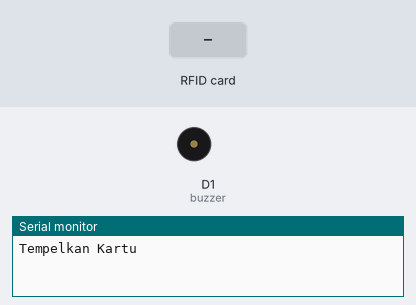
The sketch below on a simulated ESP8266 (NodeMCU). Parts: buzzer (waves = sounding, pin HIGH), the last lines printed to the serial monitor. The test bench sets the inputs (shaded band).

Above: at 1.2 s.
1.3 s: RFID card 5E 7A 19 C4 held to the reader
At 1.7 s:
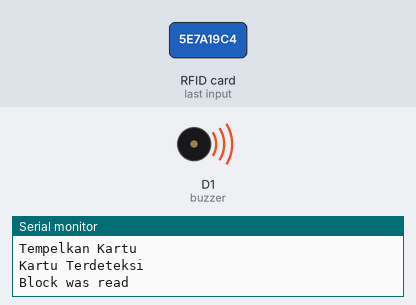
Timing chart, 0 to 4.3 s (numbered marks = the images above; inputs shaded):
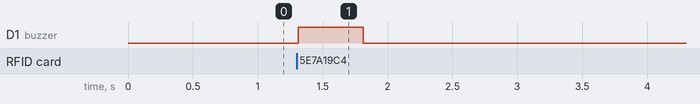

Measured:
- after the input at 1.3 s, D1 (buzzer): LOW → HIGH at once, → LOW 0.50 s later

The sketch:

rfid_e-money.ino
```cpp
/*
   -------------------------------------------------
               MFRC522      Arduino       ESP8266
               Reader/PCD   Uno/101       IoT
   Signal      Pin          Pin           Pin
   -------------------------------------------------
   RST/Reset   RST          9             5
   SPI SS      SDA(SS)      10            15
   SPI MOSI    MOSI         11            13
   SPI MISO    MISO         12            12
   SPI SCK     SCK          13            SCL
*/

#include <MFRC522.h>//include the RFID reader library
#include <SPI.h>
#define SS_PIN D4                             //slave select pin
#define RST_PIN D2                             //reset pin
MFRC522 mfrc522(SS_PIN, RST_PIN);             // instatiate a MFRC522 reader object.
MFRC522::MIFARE_Key key;                      //create a MIFARE_Key struct named 'key', which will hold the card information
int buzzer = D1;

String stored_value, jumlahStr;
int block = 62, size_value, jumlah ;         //this is the block number we will write into and then read. Do not write into 'sector trailer' block, since this can make the block unusable.
byte readbackblock[18];                       //This array is used for reading out a block. The MIFARE_Read method requires a buffer that is at least 18 bytes to hold the 16 bytes of a block.
byte clear_blockcontent[16] = {0, 0, 0, 0,    //This Array for clear the block content
                               0, 0, 0, 0,
                               0, 0, 0, 0,
                               0, 0, 0, 0
                              };
char charBuf[9];
byte data[16] = {charBuf[0], charBuf[1],      //This Array used for save value as buffer
                 charBuf[2], charBuf[3],
                 charBuf[4], charBuf[5],
                 charBuf[6], charBuf[7]
                };
byte blockcontent[16] = {data[0], data[1],    //This Array used for save data before execute the writeblock method
                         data[2], data[3],
                         data[4], data[5],
                         data[6], data[7]
                        };
void setup() {
  Serial.begin(9600);        // Initialize serial communications with the PC
  SPI.begin();
  mfrc522.PCD_Init();        // Init MFRC522 card (in case you wonder what PCD means: proximity coupling device)
  Serial.println("Tempelkan Kartu");
  pinMode(buzzer, OUTPUT);
  // Prepare the security key for the read and write functions
  // Since the cards in the kit are new and the keys were never defined, they are 0xFF

  for (byte i = 0; i < 6; i++) {
    key.keyByte[i] = 0xFF;//keyByte is defined in the "MIFARE_Key" 'struct' definition in the .h file of the library
  }
}

void loop()
{

  /*****************************************establishing contact with a tag/card**********************************************************************/
  // Look for new cards (in case you wonder what PICC means: proximity integrated circuit card)
  if ( ! mfrc522.PICC_IsNewCardPresent()) {//if PICC_IsNewCardPresent returns 1, a new card has been found and we continue
    return;//if it did not find a new card is returns a '0' and we return to the start of the loop
  }

  // Select one of the cards
  if ( ! mfrc522.PICC_ReadCardSerial()) {//if PICC_ReadCardSerial returns 1, the "uid" struct (see MFRC522.h lines 238-45)) contains the ID of the read card.
    return;//if it returns a '0' something went wrong and we return to the start of the loop
  }
  Serial.println("Kartu Terdeteksi");
  /*****************************************writing and reading a block on the card**********************************************************************/

  readBlock(block, readbackblock);//read the block back
  digitalWrite(buzzer, HIGH);
  delay(500);
  Serial.print("Saldo : Rp. ");
  stored_value = "";
  for (int j = 0 ; j < 16 ; j++)            //print the block contents
  {
    Serial.write (readbackblock[j]);        //Serial.write() transmits the ASCII numbers as human readable characters to serial monitor
    stored_value = stored_value +
                   char(readbackblock[j]);  //Convert value from array into character
  }
  size_value = sizeof(stored_value);
  jumlah = stored_value.toInt() - 5000;     // 1000 is amount to substract with amount that has been read
  Serial.println(" ");
  jumlahStr = String(jumlah);
  jumlahStr.toCharArray(charBuf, 9);
  Serial.print("Sisa Saldo : ");
  Serial.println(charBuf);
  digitalWrite(buzzer, LOW);
  Serial.println("Tarif : Rp.5000");
  if (jumlah <= 0) {
   // jumlah++;
    writeBlock(block, clear_blockcontent);
    Serial.print("Saldo Habis : Rp.0");
    Serial.println("Isi Ulang Saldo Anda");
  }
  //  Execute when value > 99.999
  else if (jumlah < 99999 && jumlah != 0) {
    if (data[5] == 0 || data[6] == 0) {
      byte data_custom[16] = {charBuf[0], charBuf[1], charBuf[2],
                              charBuf[3], charBuf[4], 0, 0, 0
                             };
      writeBlock(block, data_custom);
    } else {
      read_amount();
    }
  }
  //  Execute when 999.999 < value > 99.999
  else if (jumlah < 999999 && jumlah > 99999) {
    if (data[6] == 0 || data[7] == 0) {
      byte data_custom[16] = {charBuf[0], charBuf[1], charBuf[2],
                              charBuf[3], charBuf[4], charBuf[5],
                              0, 0
                             };
      writeBlock(block, data_custom);
    } else {
      read_amount();
    }
  }
  else  {
    if (data[8] == 0) {
      byte data_custom[16] = {charBuf[0], charBuf[1], charBuf[2], charBuf[3],
                              charBuf[4], charBuf[5], charBuf[6], charBuf[7]
                             };
      writeBlock(block, data_custom);
    } else {
      writeBlock(block, blockcontent);
      read_amount();
    }
  }
  ESP.wdtDisable();
  mfrc522.PICC_DumpToSerial(&(mfrc522.uid)); //uncomment this if you want to see the entire 1k memory with the block written into it.
  ESP.wdtEnable(1000);

  // Halt PICC
  mfrc522.PICC_HaltA();

  // Stop encryption on PCD
  mfrc522.PCD_StopCrypto1();
  Serial.println("");
}
void read_amount() {
  readBlock(block, readbackblock);//read the block back
  for (int j = 0 ; j < 16 ; j++) //print the block contents
  {
    Serial.write (readbackblock[j]);//Serial.write() transmits the ASCII numbers as human readable characters to serial monitor
  }
  Serial.println("");
}

int writeBlock(int blockNumber, byte arrayAddress[])
{
  //this makes sure that we only write into data blocks. Every 4th block is a trailer block for the access/security info.
  int largestModulo4Number = blockNumber / 4 * 4;
  int trailerBlock = largestModulo4Number + 3; //determine trailer block for the sector
  if (blockNumber > 2 && (blockNumber + 1) % 4 == 0) {
    Serial.print(blockNumber);//block number is a trailer block (modulo 4); quit and send error code 2
    Serial.println(" is a trailer block: ");
    return 2;
  }
  Serial.print(blockNumber);
  Serial.println(" is a data block: ");

  /*****************************************authentication of the desired block for access***********************************************************/
  byte status = mfrc522.PCD_Authenticate(MFRC522::PICC_CMD_MF_AUTH_KEY_A, trailerBlock, &key, &(mfrc522.uid));
  if (status != MFRC522::STATUS_OK) {
    Serial.print("PCD_Authenticate() failed: ");
    return 3;//return "3" as error message
  }

  /*****************************************writing the block***********************************************************/

  status = mfrc522.MIFARE_Write(blockNumber, arrayAddress, 16);//valueBlockA is the block number, MIFARE_Write(block number (0-15), byte array containing 16 values, number of bytes in block (=16))
  if (status != MFRC522::STATUS_OK) {
    Serial.print("MIFARE_Write() failed: ");
    return 4;//return "4" as error message
  }
  Serial.println("Block was written");
}


int readBlock(int blockNumber, byte arrayAddress[])
{
  int largestModulo4Number = blockNumber / 4 * 4;
  int trailerBlock = largestModulo4Number + 3; //determine trailer block for the sector

  /*****************************************authentication of the desired block for access***********************************************************/
  byte status = mfrc522.PCD_Authenticate(MFRC522::PICC_CMD_MF_AUTH_KEY_A, trailerBlock, &key, &(mfrc522.uid));
  if (status != MFRC522::STATUS_OK) {
    Serial.print("PCD_Authenticate() failed (read): ");
    return 3;//return "3" as error message
  }

  /*****************************************reading a block***********************************************************/

  byte buffersize = 18;//we need to define a variable with the read buffer size, since the MIFARE_Read method below needs a pointer to the variable that contains the size...
  status = mfrc522.MIFARE_Read(blockNumber, arrayAddress, &buffersize);//&buffersize is a pointer to the buffersize variable; MIFARE_Read requires a pointer instead of just a number
  if (status != MFRC522::STATUS_OK) {
    Serial.print("MIFARE_read() failed: ");
    return 4;//return "4" as error message
  }
  Serial.println("Block was read");
}
```
